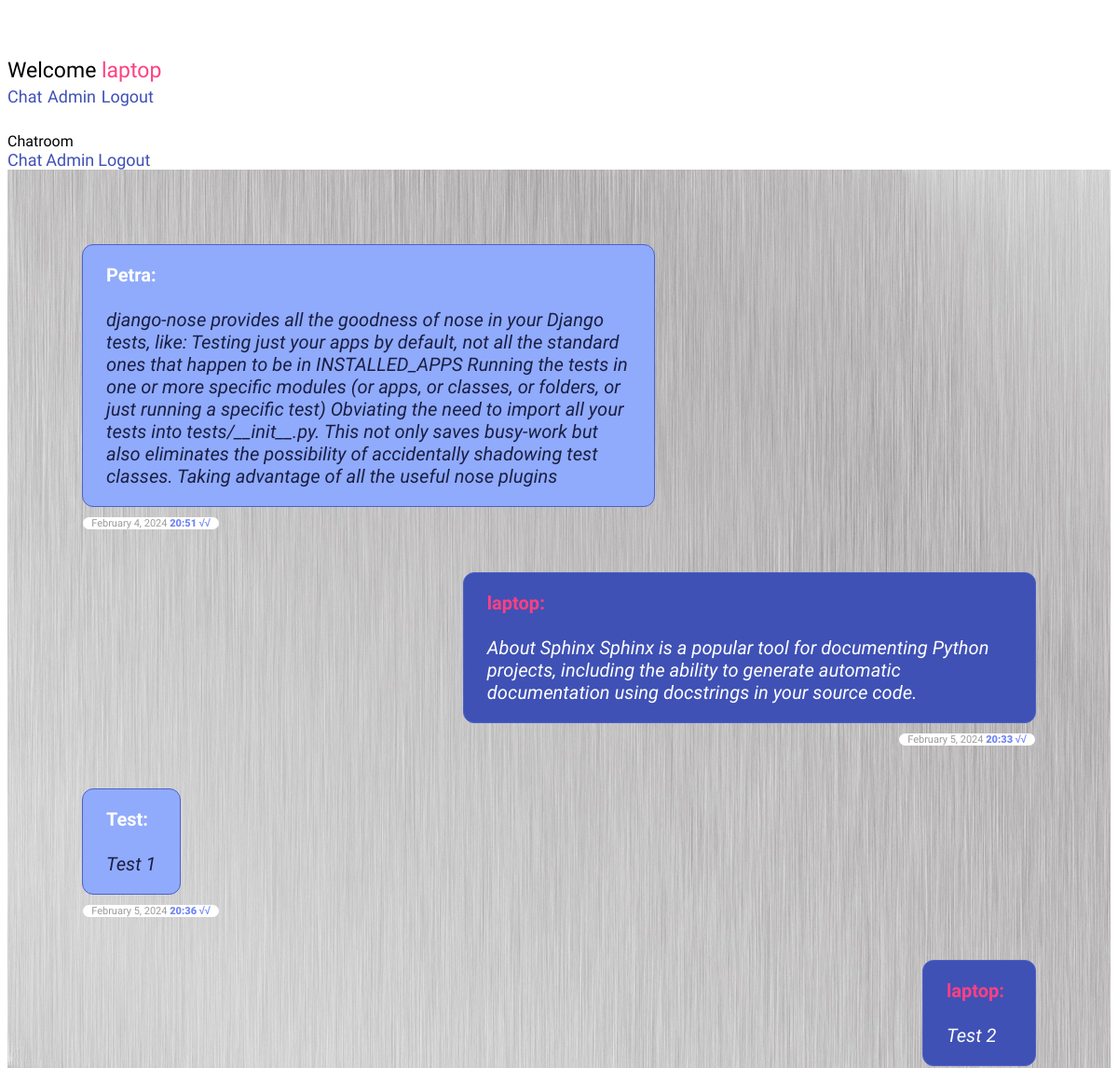
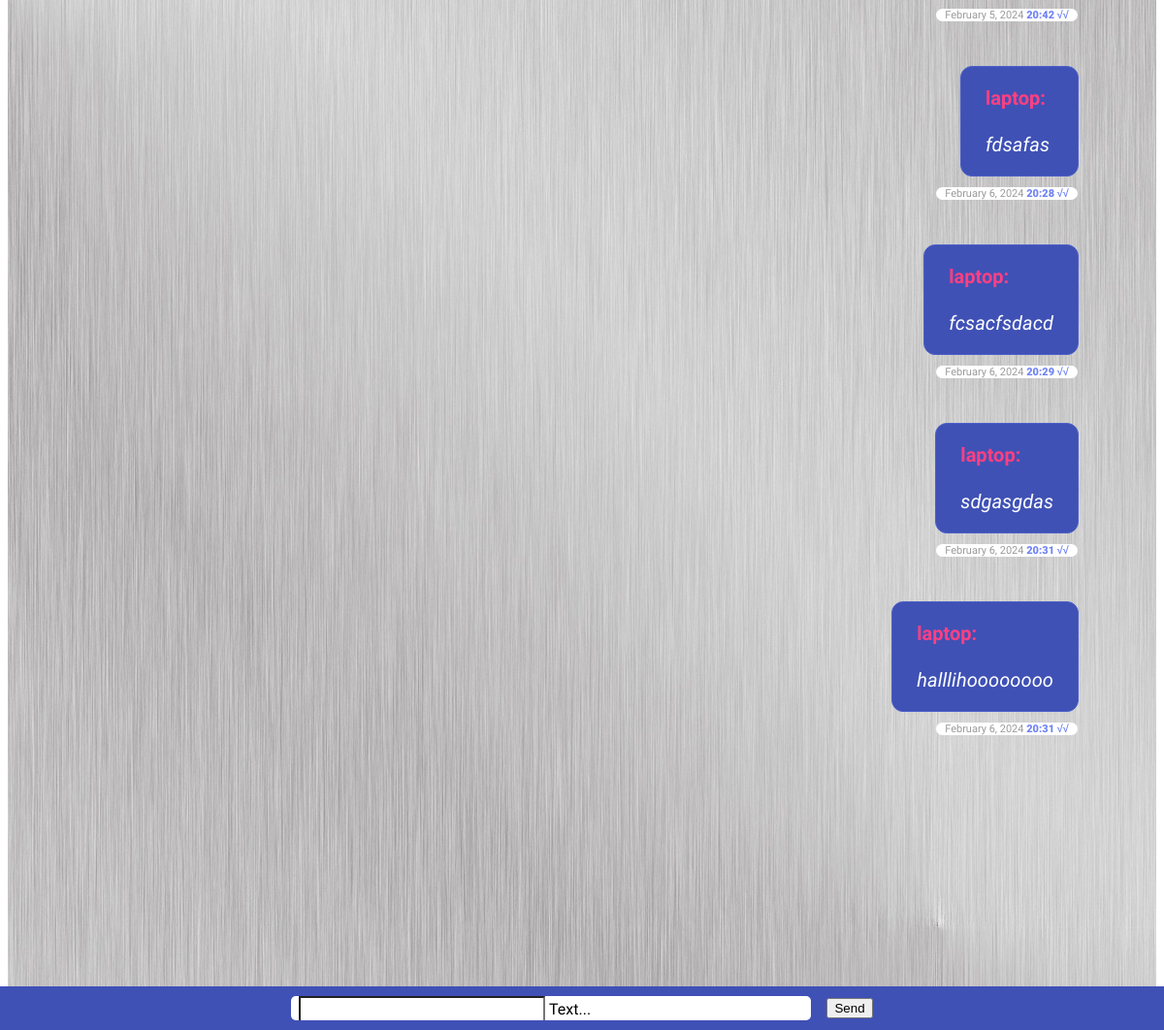
The page / (signed in) on the database as committed earlier (2 pictures, top to bottom).
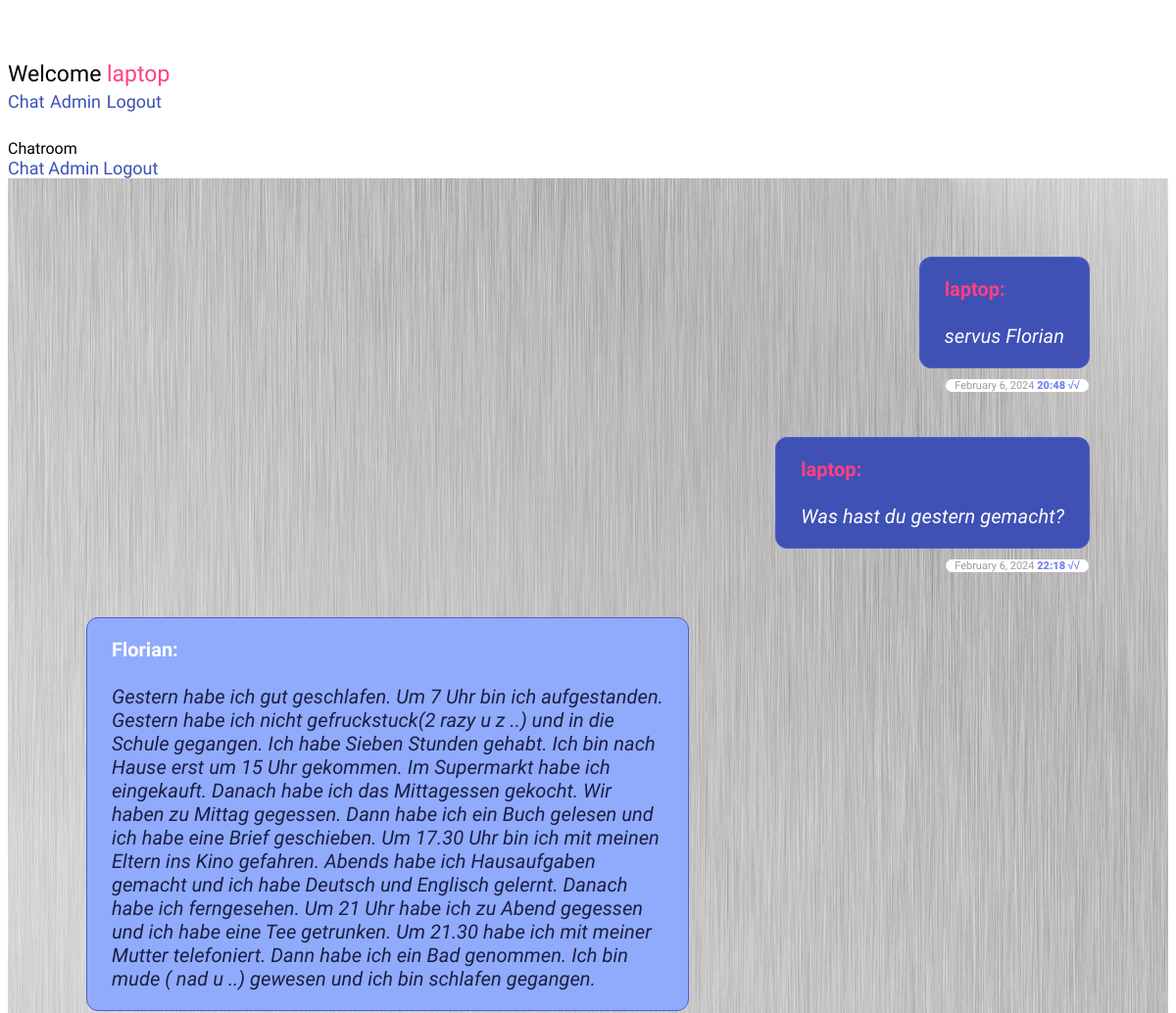
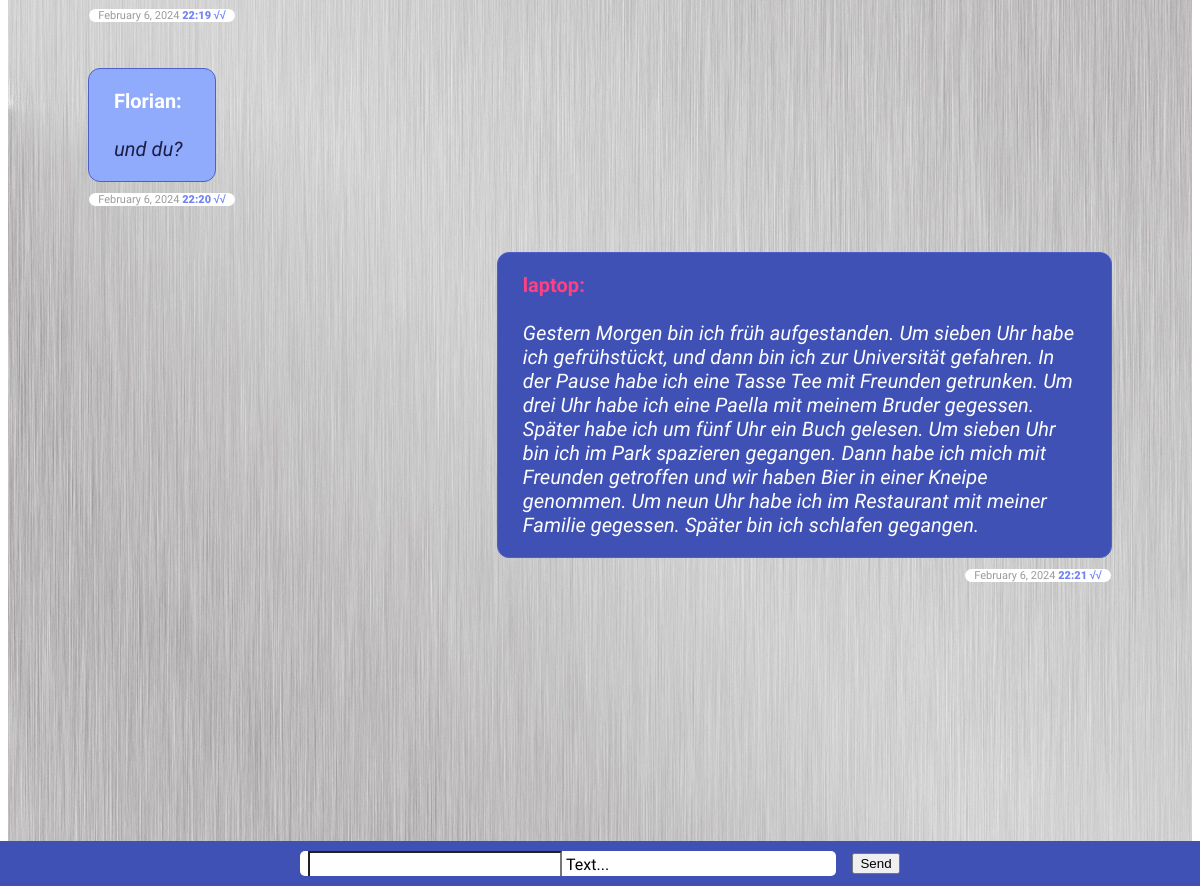
The same page on the database as committed later (2 pictures, top to bottom).
### chat/models.py (models this page shows)
class Message(models.Model):
    text = models.CharField(max_length=500)
    created_at = models.DateTimeField(default=datetime.now)
    chat = models.ForeignKey(Chat, on_delete=models.CASCADE, related_name='chat_message_set', default=None, blank=True, null=True)
    author = models.ForeignKey(settings.AUTH_USER_MODEL, on_delete=models.CASCADE, related_name='author_message_set')
    receiver = models.ForeignKey(settings.AUTH_USER_MODEL, on_delete=models.CASCADE, related_name='receiver_message_set')

### chat/views.py (the view, shortened to what this page needs)
# urls.py: path('', index, name='index'),
@login_required(login_url = '/login/')
def index(request):
   myChat = Chat.objects.get(id=1)
   chatMessages = Message.objects.filter(chat__id=1)
   return render(request, 'chat/index.html', {'messages': chatMessages})

### chat/templates/chat/index.html (shortened to what this page needs)
{% extends "base.html" %}
{% block content %}
{% if request.user.is_authenticated %}
<div class="message-container" id="messageContainer">
{% for message in messages %}
          {% if message.author == request.user %}
          <div class="wrapper-maim-user">
            <div class="main-user date-border">
                <span> <b class="color-red">{{ message.author }}:</b><br><br><i class="text-main ">{{ message.text }}</i></span>
                <span class="main-user-time">
                  <span class="color-gray">{{ message.created_at|date:"F" }}</span>
                  <span class="color-gray">{{ message.created_at|date:"j" }},</span>
                  <span class="color-gray">{{ message.created_at|date:"Y" }}</span>
                  <span class="color-blue"><b class="fw-900">{{ message.created_at|date:"H:i" }} √√</b></span>
                </span>
            </div>
          </div>
{% else %}
          <div class="wrapper-other-user">
             <div class="other-user c-gray bg-other-user date-border">
               <span> <b class="text-main mr-8">{{ message.author }}:</b><br><br><i class="color-d-gray">{{ message.text }}</i></span>
                <span class="other-user-time">
                <span class="color-gray">{{ message.created_at|date:"F" }}</span>
                <span class="color-gray">{{ message.created_at|date:"j" }},</span>
                <span class="color-gray">{{ message.created_at|date:"Y" }}</span>
                <span class="color-blue"><b class="fw-900">{{ message.created_at|date:"H:i" }} √√</b></span>
              </span>
             </div>
         </div>
{% endif %}
  {% endfor %}
</div>
<div class="form-container">
     <form onsubmit="sendMessage() ; return false;"   method="post">
       <div class="form-content" >
       <div class="mdl-textfield ptb-10 pl-8 mdl-textfield-width mdl-js-textfield mdl-textfield--floating-label mdl-bg">
          <input class="mdl-textfield__input p-0 mdl-textfield__input-style" name="textmessage" type="text" id="messageField" />
          <label class="mdl-textfield__label" for="messageField">Text...</label>
       </div>
       <div class="send-btn">
         <button  class="mdl-button mdl-js-button mdl-button--raised mdl-js-ripple-effect mdl-button--accent">Send</button>
       </div>
          </div>
     </form>
</div>
{% else %}
  <h1>Nicht eigeloggt</h1>
  <p>Du bist aktuell nicht eingelogt, <br>
  bitte <a href="/login/">hier</a> einlogen.</p>
{% endif %}
{% endblock %}

### templates/base.html (shortened to what this page needs)
<!DOCTYPE html>
<html lang="en">
  <head>
    {% load static %}
    <link rel="stylesheet" href="{% static 'css/fonts.css' %}">
    <link rel="stylesheet" href="{% static 'css/style.css' %}" />
    <link rel="stylesheet" href="https://code.getmdl.io/1.3.0/material.indigo-pink.min.css" />
  </head>
 <body>
   <div class="mdl-layout mdl-js-layout mdl-layout--fixed-header">
      <header class="mdl-layout__header">
        <div aria-expanded="false" role="button" tabindex="0" class="mdl-layout__drawer-button">
          <div class="menu-icon">
            <div class="line"></div>
            <div class="line"></div>
            <div class="line"></div>
          </div>
        </div>
        <div class="mdl-layout__header-row">
          <span class="mdl-layout-title">
            {% if request.user.is_authenticated %}
           Welcome  <span class="color-red">{{ request.user }}</span>
            {% else %}
              Welcom! Please log in!
            {% endif %}
          </span>
          <nav class="mdl-navigation mdl-layout--large-screen-only">
            <a class="mdl-navigation__link" href="/chat/">Chat</a>
            <a class="mdl-navigation__link" href="/admin/">Admin</a>
            {% if request.user.is_authenticated %}
           <a  class="mdl-navigation__link" href="{% url 'admin:logout' %}?next={% url 'index' %}">Logout</a>
            {% endif %}
          </nav>
        </div>
      </header>
      <div class="mdl-layout__drawer">
        <span class="mdl-layout-title">Chatroom</span>
        <nav class="mdl-navigation">
          <a class="mdl-navigation__link" href="/chat/">Chat</a>
          <a class="mdl-navigation__link" href="/admin/">Admin</a>
          {% if request.user.is_authenticated %}
          <a  class="mdl-navigation__link" href="{% url 'admin:logout' %}?next={% url 'login' %}">Logout</a>
          {% endif %}
        </nav>
      </div>
      <main id="main" class="mdl-layout__content">
        <div id="pc" class="page-content">
          {% block content %}
          {% endblock %}
        </div>
      </main>
    </div>
  </body>
</html>

### static/css/style.css (style rules this page uses)
html { scroll-behavior: smooth; }
body { min-height: 100vh; font-family: 'Roboto', sans-serif; }
.color-red { color: rgb(255, 64, 129); margin-right: 8px; }
.bg-other-user { background-color: rgb(144, 171, 251) !important; }
.color-gray { color: rgba(0, 0, 0, 0.4); }
.color-d-gray { color: #1a1e44; }
.color-blue { color: rgb(112, 132, 244); }
a { text-decoration: none; color: rgb(63, 81, 181); font-family: 'Roboto', sans-serif; font-size: 18px !important ; }
.mr-8 { margin-right: 8px; }
.fw-900 { font-weight: 900; }
.message-container { max-width: 100%; display: flex; flex-direction: column; }
.wrapper-maim-user { width: 100%; display: flex; justify-content: flex-end; margin-bottom: 70px; }
.wrapper-other-user { width: 100%; display: flex; justify-content: flex-start; margin-bottom: 70px; }
.main-user, .other-user { width: fit-content; max-width: 55%; position: relative; background-color: rgb(63, 81, 181); padding: 20px 25px; border-radius: 12px; font-size: 20px; display: flex; overflow-wrap: break-word; }
.text-main { color: white; margin-top: 5px; }
.c-gray { background-color: rgb(238, 236, 236); }
.pl-8 { padding-left: 8px !important; }
.main-user-time, .other-user-time { position: absolute; min-width: 138px; bottom: -25px; right: 0; padding: 0px 4px; background-color: white; border-radius: 8px; font-size: 11px; text-align: center; }
.other-user-time { left: 0 !important; right: unset !important; }
.form-container { width: 100%; background-color: rgb(63, 81, 181); padding: 10px; padding-left: 0; display: flex; justify-content: center; position: fixed; bottom: 0; left: 0; right: 0; }
.form-content { display: flex; align-items: center; justify-content: center; }
.mdl-textfield__input-style { font-size: 18px; border-bottom: none; padding-left: 16px; }
.mdl-textfield-width { width: 500px !important; padding-right: 28px; }
.send-btn { margin-left: 16px; }
.mdl-layout__header-row { height: 80px; font-size: 23px; }
.mdl-layout__content { background-image: url('/static/img/alu.jpg'); padding: 80px; padding-bottom: 250px; }
.mdl-bg { border-radius: 5px; background-color: white; }
.date-border { border: 1px solid rgb(77, 96, 201); }
.menu-icon { display: flex; flex-direction: column; gap: 6px; width: 28px; height: 48px; margin-top: 14px; margin-left: 5px; }
.line { background-color: white; width: 100%; height: 2px; }

Rows that differ between the two databases and show on the page:
removed Message: author "Petra", text "django-nose provides all the goodness of nose in your Django tests, like: Testing just your apps by default, not all the standard ones that happen to be in INSTALLED_APPS Running the tests in one or more specific modules (or apps, or classes, or folders, or just running a specific test) Obviating the need to import all your tests into tests/__init__.py. This not only saves busy-work but also eliminates the possibility of accidentally shadowing test classes. Taking advantage of all the useful nose plugins", created_at "February", created_at "4", created_at "2024", created_at "20:51"
removed Message: author "laptop", text "About Sphinx Sphinx is a popular tool for documenting Python projects, including the ability to generate automatic documentation using docstrings in your source code.", created_at "February", created_at "5", created_at "2024", created_at "20:33"
removed Message: author "Test", text "Test 1", created_at "February", created_at "5", created_at "2024", created_at "20:36"
removed Message: author "laptop", text "Test 2", created_at "February", created_at "5", created_at "2024", created_at "20:42"
removed Message: author "laptop", text "fdsafas", created_at "February", created_at "6", created_at "2024", created_at "20:28"
removed Message: author "laptop", text "fcsacfsdacd", created_at "February", created_at "6", created_at "2024", created_at "20:29"
removed Message: author "laptop", text "sdgasgdas", created_at "February", created_at "6", created_at "2024", created_at "20:31"
removed Message: author "laptop", text "halllihoooooooo", created_at "February", created_at "6", created_at "2024", created_at "20:31"
added Message: author "laptop", text "servus Florian", created_at "February", created_at "6", created_at "2024", created_at "20:48"
added Message: author "laptop", text "Was hast du gestern gemacht?", created_at "February", created_at "6", created_at "2024", created_at "22:18"
added Message: author "Florian", text "Gestern habe ich gut geschlafen. Um 7 Uhr bin ich aufgestanden. Gestern habe ich nicht gefruckstuck(2 razy u z ..) und in die Schule gegangen. Ich habe Sieben Stunden gehabt. Ich bin nach Hause erst um 15 Uhr gekommen. Im Supermarkt habe ich eingekauft. Danach habe ich das Mittagessen gekocht. Wir haben zu Mittag gegessen. Dann habe ich ein Buch gelesen und ich habe eine Brief geschieben. Um 17.30 Uhr bin ich mit meinen Eltern ins Kino gefahren. Abends habe ich Hausaufgaben gemacht und ich habe Deutsch und Englisch gelernt. Danach habe ich ferngesehen. Um 21 Uhr habe ich zu Abend gegessen und ich habe eine Tee getrunken. Um 21.30 habe ich mit meiner Mutter telefoniert. Dann habe ich ein Bad…", created_at "February", created_at "6", created_at "2024", created_at "22:19"
added Message: author "Florian", text "und du?", created_at "February", created_at "6", created_at "2024", created_at "22:20"
added Message: author "laptop", text "Gestern Morgen bin ich früh aufgestanden. Um sieben Uhr habe ich gefrühstückt, und dann bin ich zur Universität gefahren. In der Pause habe ich eine Tasse Tee mit Freunden getrunken. Um drei Uhr habe ich eine Paella mit meinem Bruder gegessen. Später habe ich um fünf Uhr ein Buch gelesen. Um sieben Uhr bin ich im Park spazieren gegangen. Dann habe ich mich mit Freunden getroffen und wir haben Bier in einer Kneipe genommen. Um neun Uhr habe ich im Restaurant mit meiner Familie gegessen. Später bin ich schlafen gegangen.", created_at "February", created_at "6", created_at "2024", created_at "22:21"
